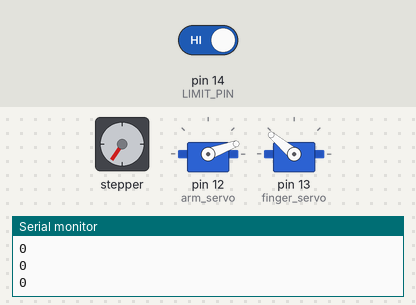
Recording of a sketch running on a simulated Arduino Uno, built with avr-gcc and run on an emulated ATmega328P. Parts: stepper motor, 2 × servo, the last lines printed to the serial monitor. Wiring (inferred from the names in the program): stepper motor driver (200 steps per turn assumed): step pin 5; direction pin 16. The inputs (shaded band) are chosen by the test bench; at power-on: pin 14 (LIMIT_PIN) HIGH.

Above: at 0.8 s.
0.9 s: pin 14 (LIMIT_PIN) driven LOW
At 6.4 s:
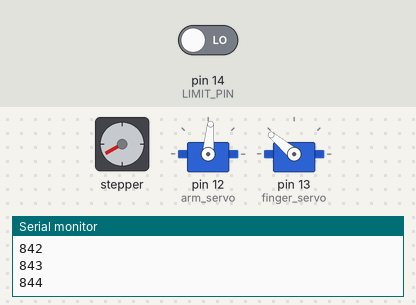
At 10.2 s:
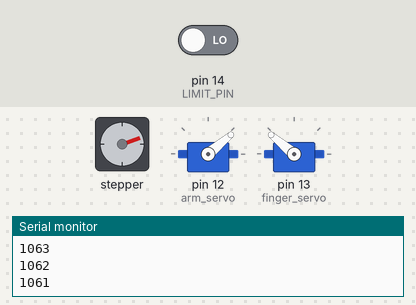
Timing chart, 0 to 20.9 s (numbered marks = the images above; inputs shaded):
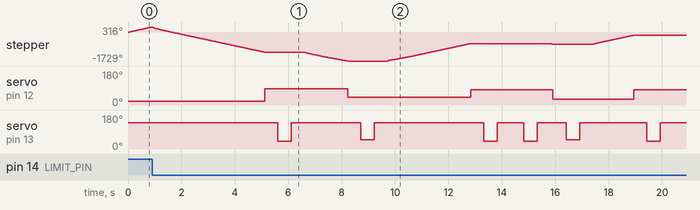

Measured:
- after the input at 0.9 s, servo on pin 12 (arm_servo): 20° → 85° after 4.2 s, → 40° 3.1 s later; servo on pin 13 (finger_servo): 140° → 40° after 4.7 s, → 140° 0.50 s later, → 50° 2.6 s later, → 140° 0.50 s later

The sketch:

TypewriterSequence.ino
```cpp
#include <Servo.h>

#define STEP_PIN 5
#define DIR_PIN 16
#define LIMIT_PIN 14
#define SERVO_PIN 4

long stepper_steps = 0;
Servo arm_servo;
Servo finger_servo;

void pulse(int pin) {
  digitalWrite(pin, HIGH);
  delayMicroseconds(500);
  digitalWrite(pin, LOW);
  delayMicroseconds(500);
}

void stepper_step(bool dir) {
  digitalWrite(DIR_PIN, dir);
  pulse(STEP_PIN);
  if(!dir) stepper_steps++;
  else if(stepper_steps > 0) stepper_steps--;
  Serial.println(stepper_steps);
}

void stepper_find_home() {
  while (digitalRead(LIMIT_PIN) != LOW) {
    stepper_step(true);
    delay(4);
  }

  stepper_steps = 0;
}

void stepper_move(bool dir, long steps) {
  while(steps-- > 0) {
      stepper_step(dir);
      delayMicroseconds(500);
  }
}

long dist_to_steps(float mm) {
  return mm / 0.18;
}

void stepper_goto(float mm) {
  long dest = dist_to_steps(mm);
  bool dir = dest < stepper_steps;
  long diff = abs(dest - stepper_steps);
  stepper_move(dir, diff);
}

long hello[][3] = {
  {152, 85, 40},
  {205, 40, 50},
  {100, 80, 40},
  {100, 80, 40},
  {105, 30, 50},
  {50, 80, 40}
};

void play_step(long stepper, long arm, long finger) {
  // Retract
  finger_servo.write(140);
  stepper_goto(stepper);
  arm_servo.write(arm);
  delay(500);
  finger_servo.write(finger);
  delay(500);
  finger_servo.write(140);
  delay(500);
}

void play_sequence(long seq[][3], unsigned int len) {
  for(int i = 0; i < len; i++) {
    play_step(seq[i][0], seq[i][1], seq[i][2]);
  }
}

void setup() {
  pinMode(DIR_PIN, OUTPUT);
  pinMode(STEP_PIN, OUTPUT);
  pinMode(LIMIT_PIN, INPUT_PULLUP);

  digitalWrite(DIR_PIN, LOW);
  arm_servo.attach(12, 500, 1600);
  finger_servo.attach(13, 500, 2400);
  Serial.begin(9600);
  Serial.setTimeout(100000);

  arm_servo.write(20);
  finger_servo.write(140);

  stepper_find_home();

  play_sequence(hello, sizeof(hello) / sizeof(hello[0]));
}

void loop() {

}
```
